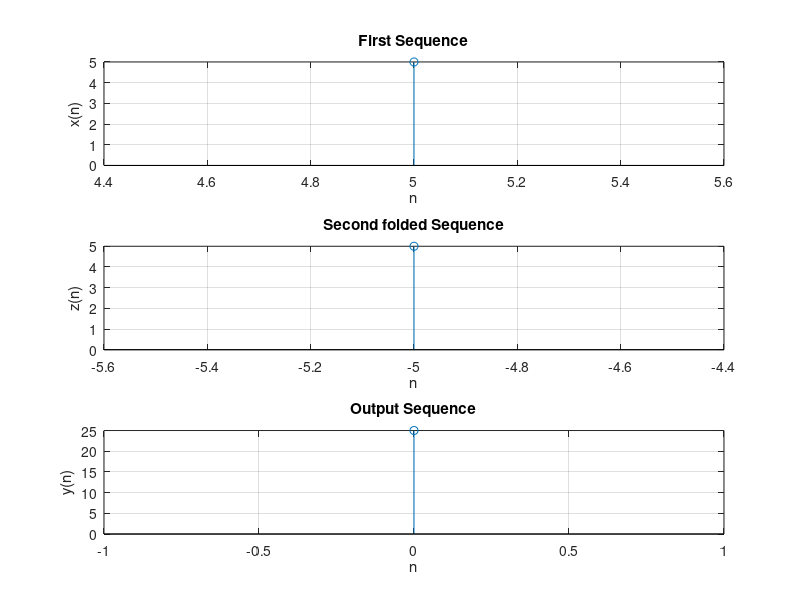

Recreate this plot in MATLAB.
%Cross_Correlation without Using corr(A,B)
clc;
close all;

%first sequence
x=input('Enter x\n');
l1=input('Enter the lower limit:\n');
u1=input('Enter the upper limit:\n');
x1=l1:1:u1;%limit of sequence x(n)

%second sequence
y=input('Enter h:\n');
l2=input('Enter the lower limit:\n');
u2=input('Enter the upper limit:\n');
y1=l2:1:u2;%limit of sequence h(n)

z=fliplr(y);% elements flipped left to right
l3=-u2;%lower limit of y(-n)
u3=-l2;%upper limit of y(-n)
h3=l3:1:u3;%limit of y(-n)

l=l1+l3;
u=u1+u3;

a=l:1:u;%limit of output sequence y(n)

m=length(x);%length of sequence x(n)
n=length(z);%length of sequence h(n)

X=[x,zeros(1,n)];
subplot(311)
disp('x(n) is:')
disp(x)
stem(x1,x)
xlabel('n')
ylabel('x(n)')
title('First Sequence')
grid on;

Y=[y,zeros(1,m)];
Z=[z,zeros(1,m)];

subplot(312)
disp('z(n) is:')
disp(z)
stem(h3,z)
xlabel('n')
ylabel('z(n)')
title('Second folded Sequence')
grid on;

for i=1:n+m-1
    A(i)=0;
    for j=1:m
        if((i-j+1)>0)
            A(i)=A(i)+(X(j)*Z(i-j+1));
        else
        end
    end
end

subplot(313)
disp('y(n) is:')
disp(A)
stem(a,A)
xlabel('n')
ylabel('y(n)')
title('Output Sequence')
grid on;